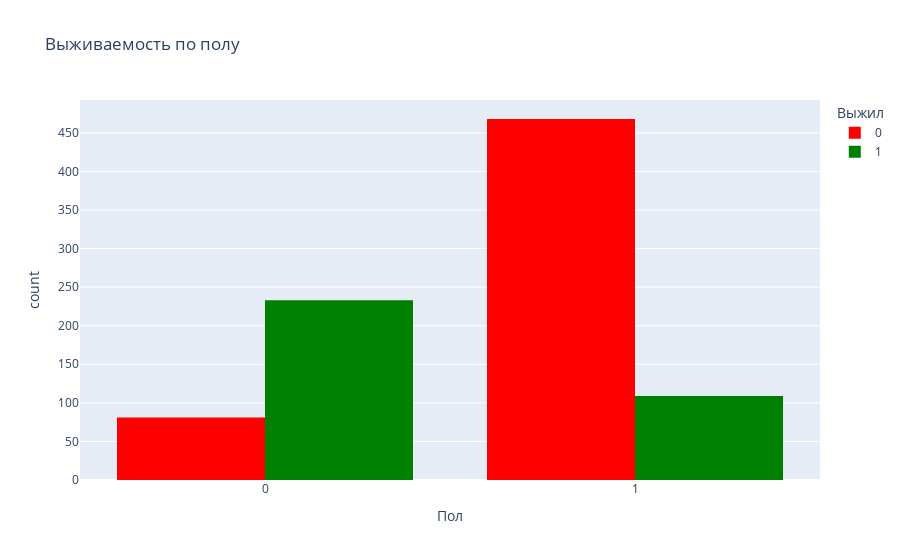

Notebook code for this chart:
### Code cell
gender_survival = pd.crosstab(df['Sex_numeric'], df['Survived'])
gender_survival_percentage = pd.crosstab(df['Sex_numeric'], df['Survived'], normalize='index') * 100

print("Выживаемость по полу:")
print(gender_survival)
print("\nПроцент выживаемости по полу:")
print(gender_survival_percentage)


fig = px.histogram(df, x='Sex_numeric', color='Survived', barmode='group',
                   title='Выживаемость по полу',
                   labels={'Survived': 'Выжил', 'Sex_numeric': 'Пол'},
                   color_discrete_sequence=['red', 'green'])
fig.update_layout(bargap=0.2)
fig.show()

### Figure 1 — Plotly figure (JSON) as saved in the notebook; plotly's stock layout.template omitted (floating-point values rounded to 4 significant figures; data arrays with more than 128 entries replaced by an {"elided": "..."} marker saying what was removed)
{"data": [{"alignmentgroup": "True", "bingroup": "x", "hovertemplate": "Выжил=0<br>Пол=%{x}<br>count=%{y}<extra></extra>", "legendgroup": "0", "marker": {"color": "red", "pattern": {"shape": ""}}, "name": "0", "offsetgroup": "0", "orientation": "v", "showlegend": true, "type": "histogram", "x": {"elided": "549 int values"}, "xaxis": "x", "yaxis": "y"}, {"alignmentgroup": "True", "bingroup": "x", "hovertemplate": "Выжил=1<br>Пол=%{x}<br>count=%{y}<extra></extra>", "legendgroup": "1", "marker": {"color": "green", "pattern": {"shape": ""}}, "name": "1", "offsetgroup": "1", "orientation": "v", "showlegend": true, "type": "histogram", "x": {"elided": "342 int values"}, "xaxis": "x", "yaxis": "y"}], "layout": {"bargap": 0.2, "barmode": "group", "legend": {"title": {"text": "Выжил"}, "tracegroupgap": 0}, "title": {"text": "Выживаемость по полу"}, "xaxis": {"anchor": "y", "domain": [0, 1], "title": {"text": "Пол"}}, "yaxis": {"anchor": "x", "domain": [0, 1], "title": {"text": "count"}}}}
